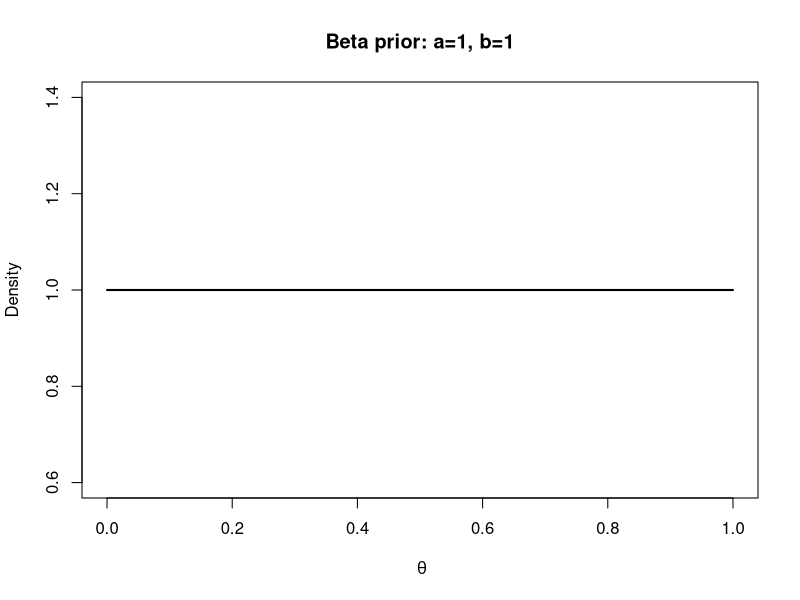
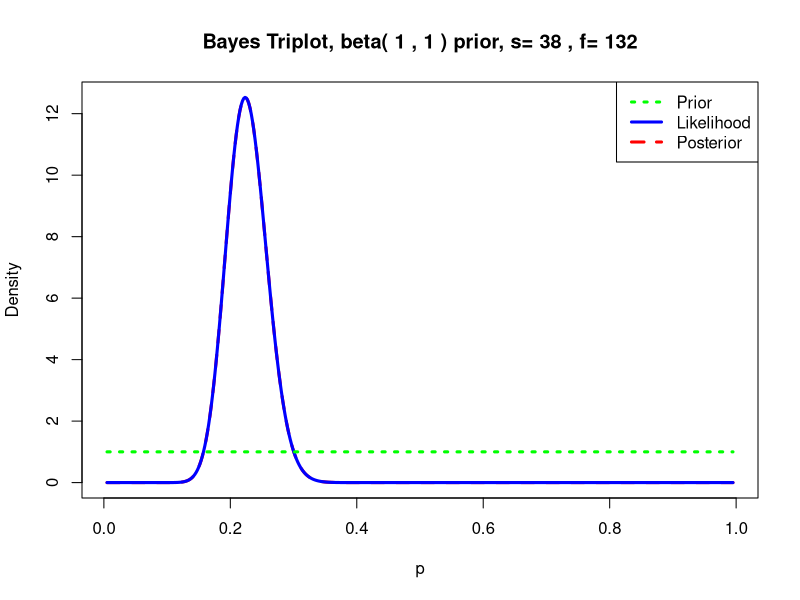
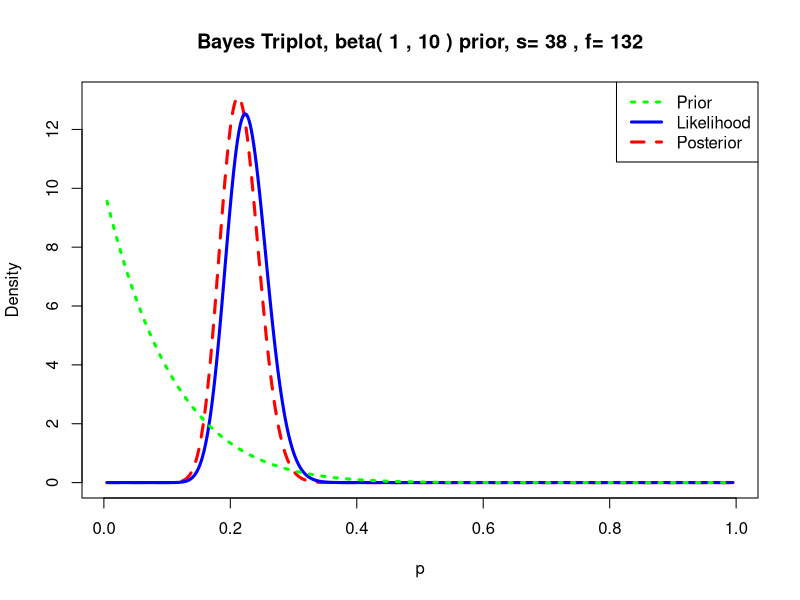
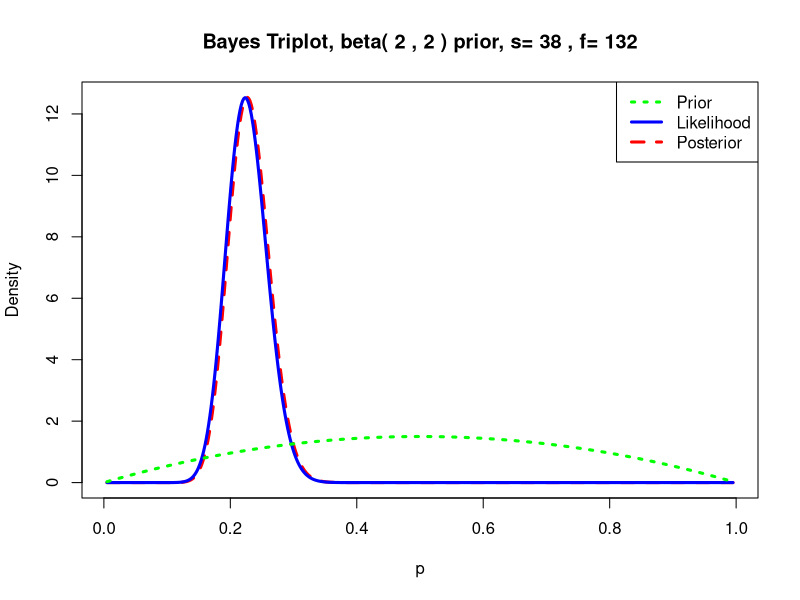

R code for these plots, in order:
library(stats)
library(LearnBayes)

# Número de goles por portero
y<-c(1, 5, 1, 2, 2, 2, 4, 3, 4, 3, 2, 1, 2, 3, 1, 1, 1)
y

# Número de tiros por cada portero
n<-rep(10, 17)
n

# Una distribución uniforme(0,1) es quivalente a una distribución Beta(1, 1)

# a = 1, b = 1
pi <- Vectorize(function(theta) dbeta(theta, 1, 1))
curve(pi, xlab=~theta, ylab="Density", main="Beta prior: a=1, b=1", lwd=2)

# Total de goles de todos los individuos
tot_y <- sum(y)
tot_y

# Total de ensayos de todos los individuos
total_n <- sum(n)
total_n

# Total de fallos de todos los individuos
fallos = total_n - tot_y
fallos


apriori = c(a=1, b=1) # parámetros distribución beta a priori
datos = c(s=tot_y, f= fallos) # datos
triplot(apriori, datos)


alfa = 1
beta = 10
apriori = c(a=alfa, b = beta) # parámetros distribución beta a priori
triplot(apriori, datos)
alfa/(alfa + beta) # media distribución a priori
# Varianza distribución a priori
(alfa*beta)/((alfa+beta)**2*(alfa+beta+1))



alfa =2
beta = 2
apriori = c(a=alfa, b = beta) # parámetros distribución beta a priori
triplot(apriori, datos)
alfa/(alfa + beta) # media distribución a priori
# Varianza distribución a priori
(alfa*beta)/((alfa+beta)**2*(alfa+beta+1))
